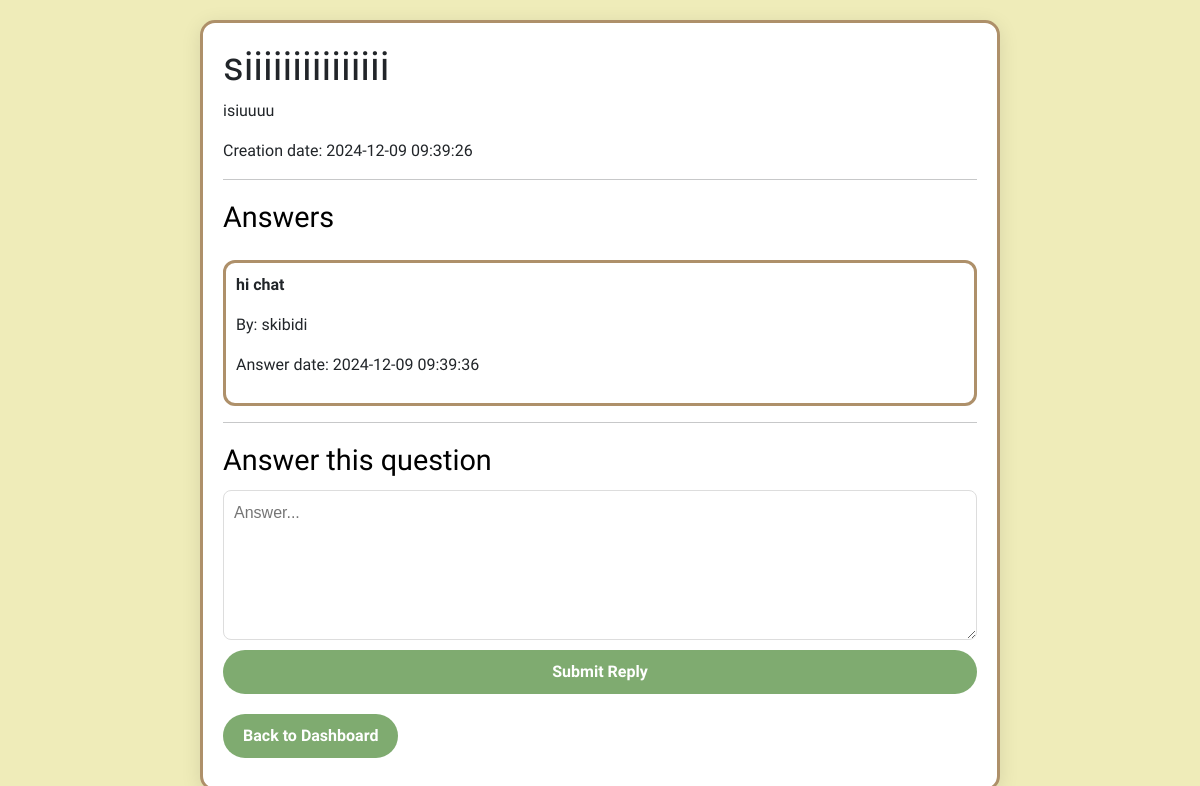
Screenshot of /create_answers.php?post_id=41 (signed in) with the database file from the repository.
### tables this page shows
CREATE TABLE `posts` (
  `post_id` int(11) NOT NULL,
  `user_id` int(11) NOT NULL,
  `username` text NOT NULL,
  `title` text NOT NULL,
  `content` text NOT NULL,
  `module_id` int(11) NOT NULL,
  `creation_date` datetime NOT NULL
);

CREATE TABLE `answers` (
  `answer_id` int(11) NOT NULL,
  `user_id` int(11) NOT NULL,
  `username` text NOT NULL,
  `post_id` int(11) NOT NULL,
  `content` text NOT NULL,
  `answer_date` datetime NOT NULL
);

CREATE TABLE `users` (
  `id` int(11) NOT NULL,
  `email` varchar(100) NOT NULL,
  `username` varchar(100) NOT NULL,
  `password` varchar(100) NOT NULL
);

### create_answers.php (the view, shortened to what this page needs)
<?php
include 'db_connect.php';
if (isset($_GET['post_id'])) {
    $post_id = $_GET['post_id'];
    try {
        $posts = "SELECT * FROM posts WHERE post_id = :post_id";
        $stmt = $pdo->prepare($posts);
        $stmt->bindParam(':post_id', $post_id, PDO::PARAM_INT);
        $stmt->execute();
        $post = $stmt->fetch(PDO::FETCH_ASSOC);
    } catch (PDOException $e) {
        echo "Error: " . $e->getMessage();
        exit;
    }
    } else {
        echo "Post not found.";
        exit;
    }
$answers = "SELECT answers.*, users.username FROM answers
LEFT JOIN users ON answers.user_id = users.id WHERE post_id = :post_id";
$stmt_answers = $pdo->prepare($answers);
$stmt_answers->bindParam(':post_id', $post_id, PDO::PARAM_INT);
$stmt_answers->execute();
$answers = $stmt_answers->fetchAll(PDO::FETCH_ASSOC);
?>
<!DOCTYPE html>
<html lang="en">
<head>
    <link href="https://cdn.jsdelivr.net/npm/bootstrap@5.3.3/dist/css/bootstrap.min.css" rel="stylesheet">
</head>
<body>
    <div class="container">
        <h1><?php echo htmlspecialchars($post['title']); ?></h1>
        <p><?php echo htmlspecialchars($post['content']); ?></p>
        <p>Creation date: <?php echo $post['creation_date']; ?></p>
        <hr>
        <h2>Answers</h2>
        <?php if ($answers): ?>
            <?php foreach ($answers as $answer): ?>
                <div class="reply-container">
                    <b><p><?php echo htmlspecialchars($answer['content']); ?></p></b>
                    <p>By: <?php echo htmlspecialchars($answer['username']); ?></p>
                    <p>Answer date: <?php echo $answer['answer_date']; ?></p>
                </div>
            <?php endforeach; ?>
        <?php else: ?>
            <p>No answers yet.</p>
        <?php endif; ?>
        <hr>
        <h2>Answer this question</h2>
        <form method="POST">
            <textarea name="content" rows="4" cols="50" placeholder="Answer..." required></textarea>
                <button type="submit" class="button">Submit Reply</button>
                <div class="submit">
                <a href="index.php" class="button">Back to Dashboard</a>
            </div>
        </form>
    </div>
    <?php include 'dashboard.php'; ?>
</body>
</html>

### dashboard.css (style rules this page uses)
body { font-family: 'Nunito Sans', 'Parkinsans', sans-serif; background-color: rgb(239,236,185); }
.container { max-width: 800px; margin: 20px auto; padding: 20px; background: #fff; border: 3px solid rgb(174,144,106); border-radius: 15px; box-shadow: 0 4px 20px rgba(10, 10, 10, 0.1); }
form { display: flex; flex-direction: column; }
h2 { margin-top: 20px; font-size: 1.8em; color: black; padding-bottom: 5px; }
input[type="text"], textarea, select { font-family: Nutino Sans, sans-serif; width: 100%; padding: 10px; font-size: 16px; font-weight: 400; border: 1px solid #ddd; border-radius: 8px; box-sizing: border-box; }
textarea { resize: vertical; min-height: 150px; }
.button { font-family: 'Nunito Sans', sans-serif; display: flex; justify-content: center; align-items: center; padding: 12px 20px; font-size: 16px; font-weight: 600; background-color: rgba(127, 171, 112); color: rgb(255, 255, 255); border: none; border-radius: 30px; cursor: pointer; transition: background 0.3s ease, transform 0.3s ease; }
.button { font-family: 'Nunito Sans', sans-serif; display: inline-block; justify-content: center; padding: 10px 20px; font-size: 16px; background-color: rgba(127, 171, 112); color: rgb(255, 255, 255); border-radius: 30px; font-weight: bold; text-decoration: none; text-align: center; transition: background 0.3s ease, transform 0.3s ease; margin: 10px 0px; }

### create_answers.php (style rules this page uses)
.reply-container { margin-top: 20px; border: 3px solid rgb(174,144,106); border-radius: 12px; padding: 10px; }

### rows the page displays
posts: title "siiiiiiiiiiiiiii", content "isiuuuu", creation_date "2024-12-09 09:39:26"
answers: content "hi chat", user.username "skibidi", answer_date "2024-12-09 09:39:36"
